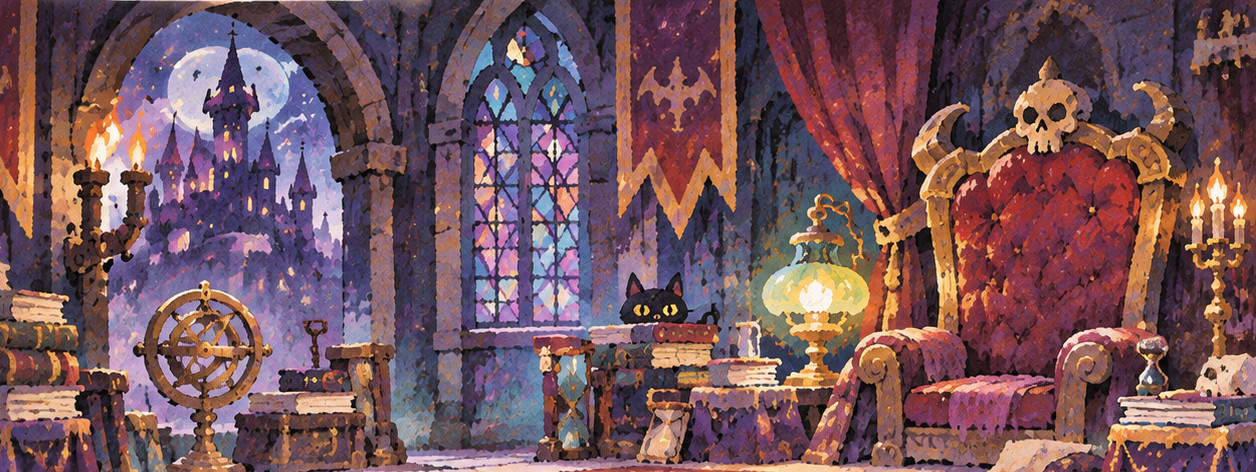
#> input picture prototype/okaeri_v2/assets/bg/throne_room.jpg, 1256 x 472 px
$ python -i crop_keyvisual.py   (imports and definitions only)
#> lines starting #> are read from the running program, lines starting #| are printed output that depends on the picture; after the words box and inside, x2 and y2 are one past the last pixel; in counts of white or black regions, pixels touching at a corner belong together
"""Okaeri v2 — derive in-game images from the key-visual reference sheets.

The sheets in picture/keyvisual/ are design sheets, not game sprites. This script
cuts the usable regions out of them without scaling (1:1 pixels) and saves them
under prototype/okaeri_v2/assets/. The original sheets are only read, never changed.

    python3 -m pip install pillow
    python3 prototype/okaeri_v2/assets/crop_keyvisual.py   # run from the repo root

Boxes are (left, top, right, bottom) in source pixels. The big character
illustrations bleed into the sheet's parchment text box on their right side, so
their crops stop at that box's border (Toto loses the tip of the hat brim, the
Demon King most of his right horn). These are temporary assets, not final sprites.

Full-body art (picture/fullbody/) is drawn on a flat black matte (RGB, no alpha;
the background is 0-3 in every channel). make_fullbody() turns the black that is
connected to the image border into transparency (flood fill, then a slight soft
edge), keeping the full canvas so normalized hit-region coordinates match the source.
Dark areas inside the figure are not connected to the border and stay opaque.
"""
from pathlib import Path
from PIL import Image, ImageChops, ImageDraw, ImageFilter

ROOT = Path(__file__).resolve().parents[3]
SRC = ROOT / 'picture' / 'keyvisual'
OUT = Path(__file__).resolve().parent

SHEETS = {
    'castle': '魔王城キーデザイン画集.png',
    'toto': 'トト 魔王城の交渉係見習い設定画.png',
    'king': '眠たげな魔王 キャラクター設定画.png',
    'leon': '勇者レオン キャラクター設定画集.png',
}

def cell(x, y, w, h, inset=4):
    """An expression cell, trimmed a little so no parchment or rounded corner shows."""
    return (x + inset, y + inset, x + w - inset, y + h - inset)

CROPS = [
    # The Demon King's audience chamber (main panel, above its caption label)
    ('castle', (10, 104, 1266, 576), 'bg/throne_room.jpg'),
    # Large character illustrations (left side of each sheet)
    ('toto', (0, 130, 350, 702), 'chara/toto_figure.jpg'),
    ('king', (0, 128, 344, 728), 'chara/king_figure.jpg'),
    # Expression cells (表情バリエーション)
    ('toto', cell(449, 392, 164, 143), 'face/toto_basic.jpg'),       # 基本（穏やか）
    ('toto', cell(623, 392, 164, 143), 'face/toto_surprised.jpg'),   # 驚き
    ('toto', cell(971, 392, 164, 143), 'face/toto_troubled.jpg'),    # 困り顔
    ('toto', cell(971, 579, 164, 143), 'face/toto_determined.jpg'),  # がんばる！
    ('king', cell(447, 414, 141, 134), 'face/king_sleepy.jpg'),      # 基本（眠そう）
    ('king', cell(1050, 414, 141, 134), 'face/king_displeased.jpg'), # 不満
    # --- gameplay / endings ---
    # Castle seen from afar (魔王城・外観), above its caption label. Small source panel.
    ('castle', (12, 668, 464, 872), 'bg/castle_exterior.jpg'),
    # Leon, adult hero (large illustration). Stops at the text box border, so the
    # right edge of his cape/shoulder is trimmed; face, hair, brooch and armor are whole.
    ('leon', (0, 124, 343, 722), 'chara/leon_figure.jpg'),
    ('leon', cell(423, 393, 138, 132), 'face/leon_calm.jpg'),        # 基本（冷静）
    ('leon', cell(573, 393, 140, 132), 'face/leon_surprised.jpg'),   # 驚き
    ('leon', cell(879, 393, 142, 132), 'face/leon_troubled.jpg'),    # 困惑
    ('leon', cell(1033, 393, 145, 132), 'face/leon_angry.jpg'),      # 怒り
    ('leon', cell(1190, 393, 143, 132), 'face/leon_determined.jpg'), # 決意
    ('leon', cell(573, 564, 140, 133), 'face/leon_relieved.jpg'),    # 安堵
    ('leon', cell(725, 564, 142, 133), 'face/leon_smile.jpg'),       # 微笑
    ('leon', cell(879, 564, 143, 133), 'face/leon_weary.jpg'),       # 疲れ
    ('leon', cell(1034, 564, 145, 133), 'face/leon_faraway.jpg'),    # 遠くを見る
    ('toto', cell(1145, 392, 164, 143), 'face/toto_smile.jpg'),      # にこっ
    ('king', cell(596, 585, 141, 128), 'face/king_content.jpg'),     # 満足
    ('king', cell(747, 585, 141, 128), 'face/king_troubled.jpg'),    # 困る
    ('king', cell(1203, 585, 141, 128), 'face/king_asleep.jpg'),     # すやすや
]

FULLBODY = ROOT / 'picture' / 'fullbody'
FULLBODIES = [
    # Leon, full body (observation screen). 1024x1536, same size as the source.
    ('赤い外套の騎士レオン.png', 'chara/leon_full.webp'),
]

def make_fullbody(src, dst, thresh=12):
#> called with src = 'bg/throne_room.jpg', dst = 'out.png', thresh = 12
    im = Image.open(src).convert('RGB')
#> im is the input picture: PIL image 1256x472 RGB; mean R, G, B 117.3, 84.9, 91.8
    r, g, b = im.split()
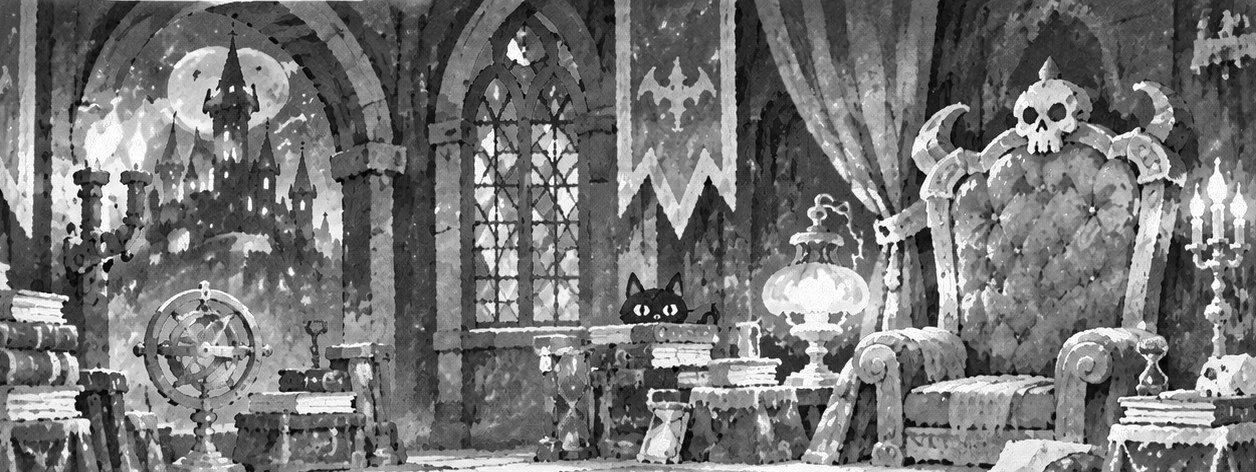
#> r: PIL image 1256x472 L; min 0, max 255, mean 117.3
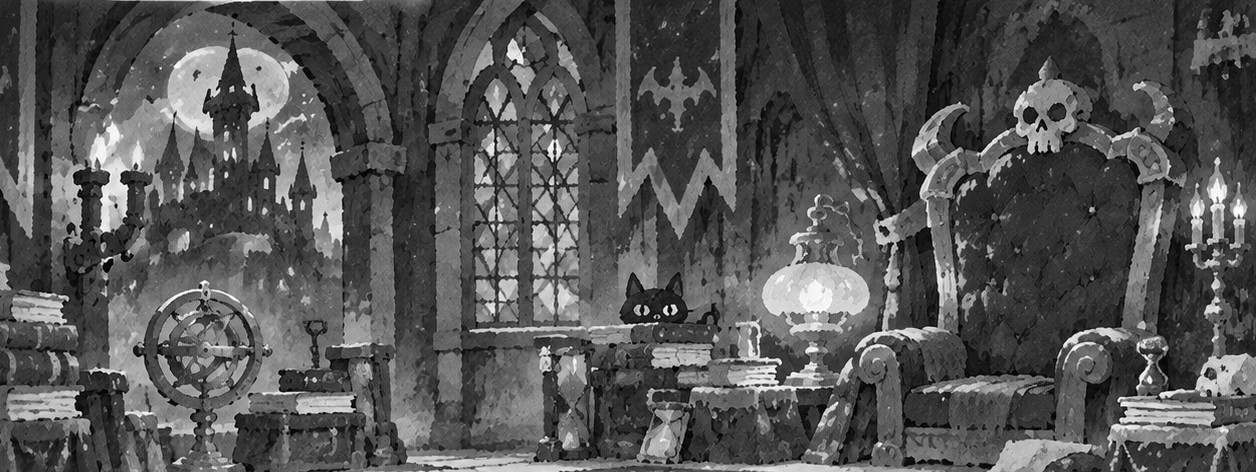
#> g: PIL image 1256x472 L; min 0, max 255, mean 84.9
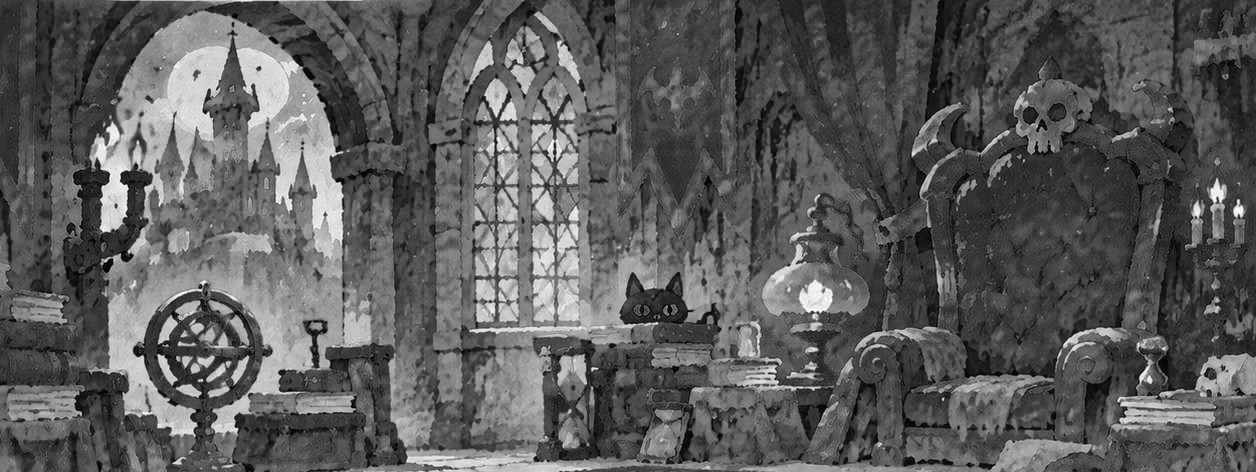
#> b: PIL image 1256x472 L; min 0, max 255, mean 91.8
    mx = ImageChops.lighter(ImageChops.lighter(r, g), b)
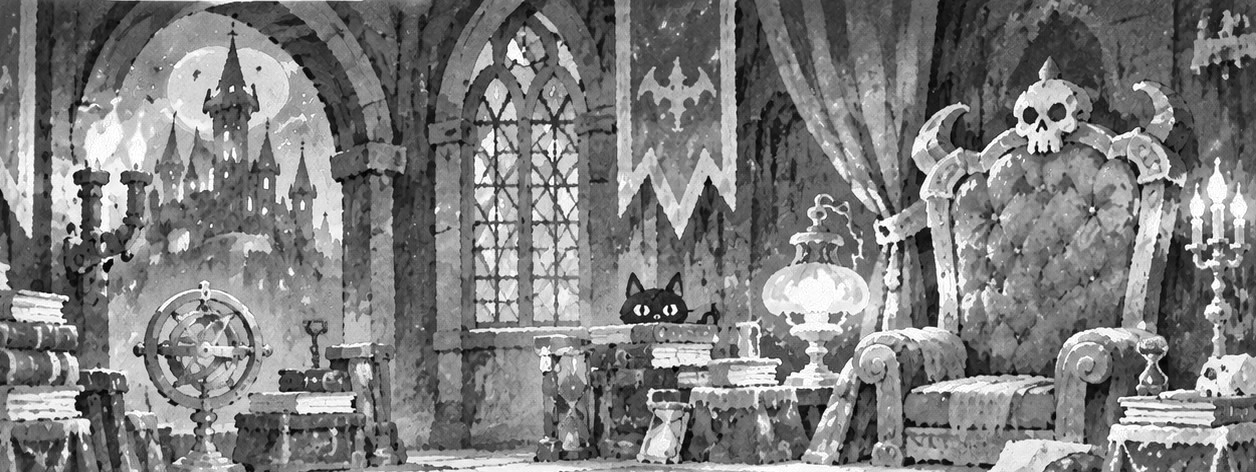
#> mx: PIL image 1256x472 L; min 0, max 255, mean 125.7
    mark = mx.point(lambda v: 100 if v <= thresh else 200)  # 100 = near-black
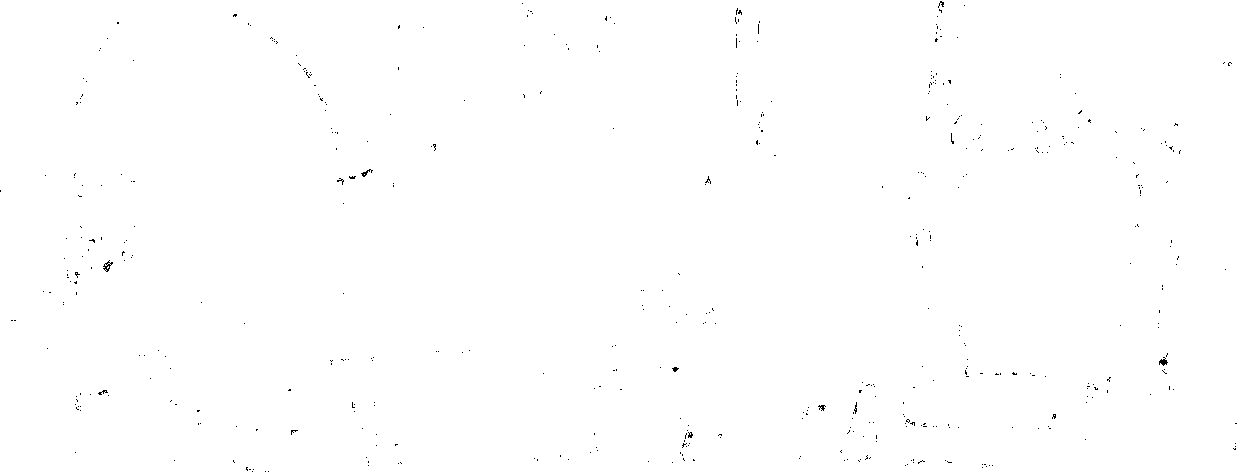
#> mark: PIL image 1256x472 L; values 100 (black) and 200 (white), 99.8% white; black in thin lines or dots
    w, h = im.size
#> w = 1256; h = 472
    for xy in ((0, 0), (w - 1, 0), (0, h - 1), (w - 1, h - 1)):
        ImageDraw.floodfill(mark, xy, 0, thresh=0)            # 0 = black touching the border
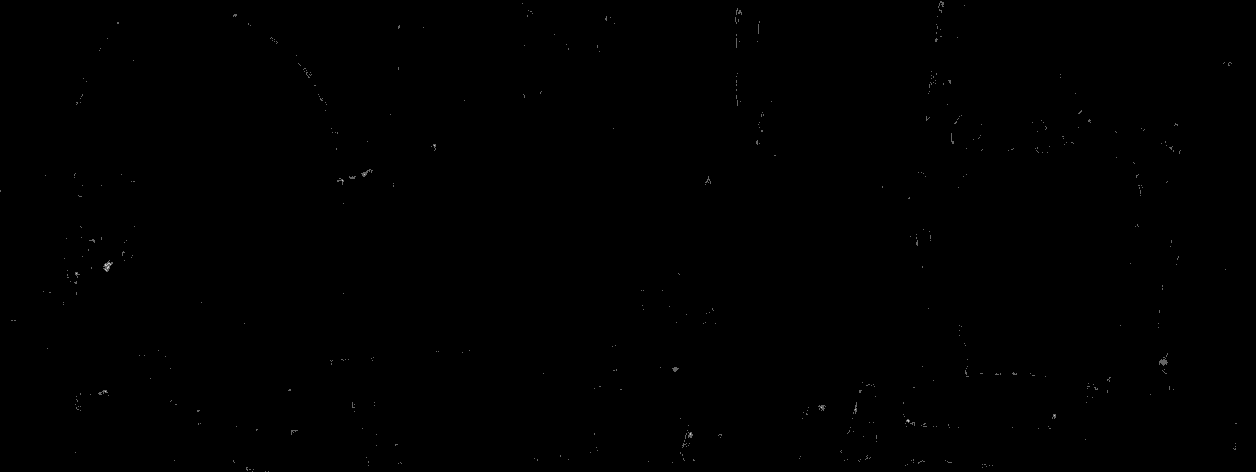
#> mark: PIL image 1256x472 L; min 0, max 200, mean 0.2
    alpha = mark.point(lambda v: 0 if v == 0 else 255).filter(ImageFilter.GaussianBlur(0.8))
    im.putalpha(alpha)
#> im: PIL image 1256x472 RGBA
#> (the run stopped early here; a loop or call above may not have finished)
